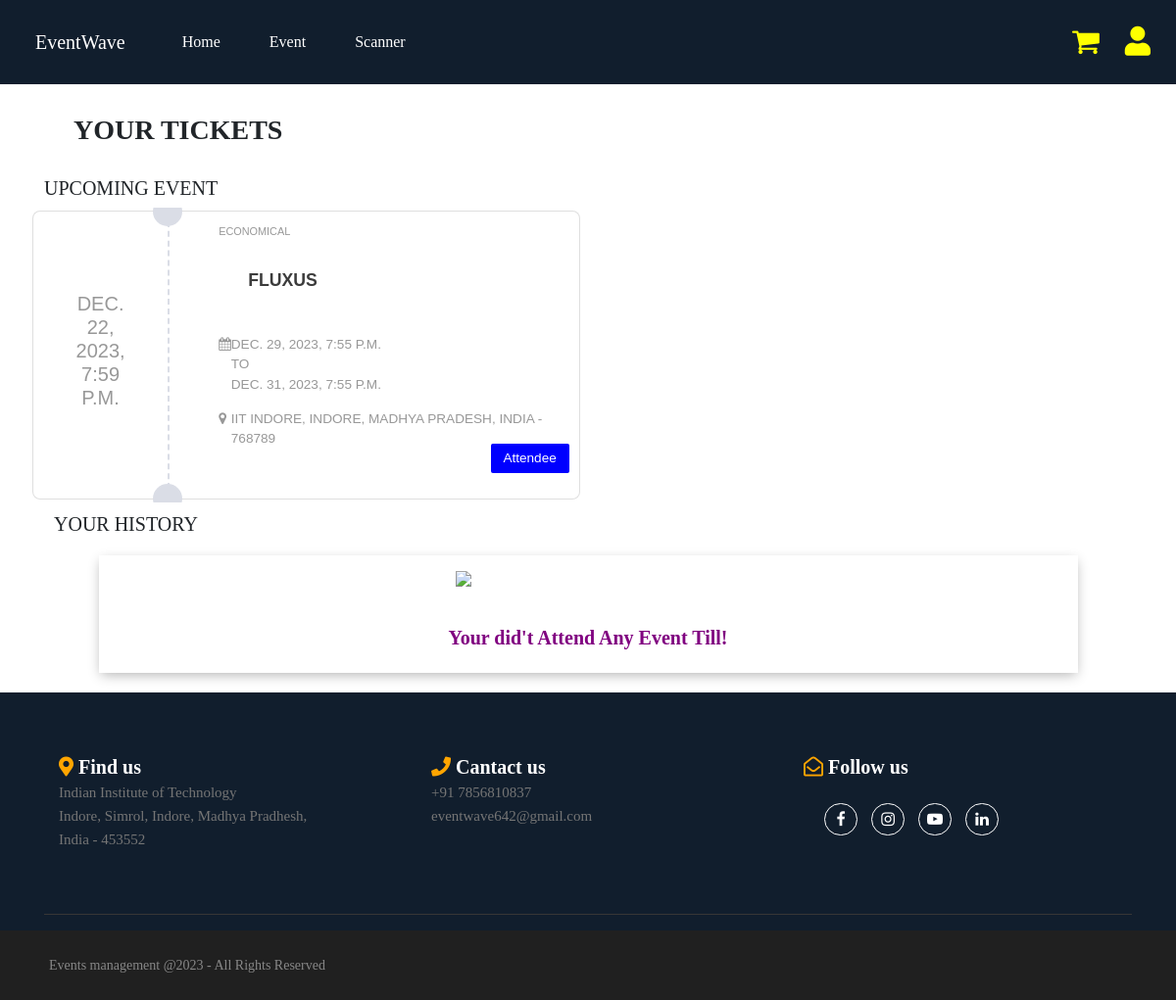
Screenshot of /user/yourticket/ (signed in) with the database file from the repository.
### user/models.py (models this page shows)
class Attendee(models.Model):
    user = models.ForeignKey(User, on_delete=models.CASCADE,default=True)
    event = models.ForeignKey(Eventdetails, on_delete=models.CASCADE,default=True)
    cartitem = models.ForeignKey(CartItem, on_delete=models.CASCADE,default=True)
    attendeName = models.CharField( max_length=50)
    attendeEmail = models.EmailField(max_length=30)
    attendeGender = models.CharField(max_length=10)
    attendeAddress = models.CharField(max_length=50)
    attendeContact = models.CharField(max_length=50)
    attendeCountry = models.CharField(max_length=20)
    attendeState = models.CharField(max_length=20)
    attendeZIP = models.CharField(max_length=20)
    timeStamp=models.DateTimeField(blank=True,null=True,default=datetime.datetime.now())
    paymentStatus = models.BooleanField(default=False)
    secreateCode = models.CharField(max_length=200,default=True)
    attendenceStatus = models.BooleanField(default=False)

class CartItem(models.Model):
    user = models.ForeignKey(User, on_delete=models.CASCADE,default=True)
    event = models.ForeignKey(Eventdetails, on_delete=models.CASCADE)
    ticket_type = models.ForeignKey(Ticket, on_delete=models.CASCADE)
    quantity = models.PositiveIntegerField(default=0)
    paymentStatus  =  models.BooleanField(default=False)

### organizer/models.py (models this page shows, shortened)
class Ticket(models.Model):
    event = models.ForeignKey(Eventdetails, on_delete=models.CASCADE)
    ticketname = models.CharField(max_length=50)
    ticketprice = models.DecimalField(max_digits=8, decimal_places=2)
    ticketCount = models.PositiveIntegerField()
    bookedTicket = models.PositiveIntegerField(default=0)

class Eventdetails(models.Model):
    eventOrganizer = models.ForeignKey(Organizer,on_delete=models.CASCADE,default=True)
    eventName = models.CharField(max_length=100)
    eventDisplay = models.CharField(max_length=100)
    eventStartDate = models.DateTimeField()
    eventEndDate = models.DateTimeField()
    eventAddress = models.CharField( max_length=50)
    eventCity = models.CharField( max_length=50)
    eventState = models.CharField( max_length=50)
    eventCountry = models.CharField( max_length=50)
    eventZip = models.IntegerField()
    eventDescription = models.CharField(max_length=3000)
    eventImage = models.ImageField(upload_to='images/')
    galleryImage1=models.ImageField(upload_to='images/',default='images/1.jpg')
    galleryImage2=models.ImageField(upload_to='images/',default='images/1.jpg')
    galleryImage3=models.ImageField(upload_to='images/',default='images/1.jpg')
    eventsecreteCode = models.CharField(max_length=200,default=True)

### user/views.py (the view)
# urls.py: path('yourticket/',views.yourTicket,name = 'yourticket' ),
def yourTicket(request):
    current_datetime = timezone.now()
    upcoming_events = Eventdetails.objects.filter(eventEndDate__gte=current_datetime)
    past_events = Eventdetails.objects.filter(eventEndDate__lt=current_datetime)
    user = request.user
    attenddees1 = Attendee.objects.filter(event__in=upcoming_events,paymentStatus=True,user =user)
    attenddees2 = Attendee.objects.filter(event__in=past_events,paymentStatus=True,user =user)
    return render(request,'tickets.html',{'attenddees1':attenddees1,'attenddees2':attenddees2})

### templates/tickets.html (shortened to what this page needs)
{% extends 'base.html' %}
{% block body %}
<section class="container">
    <h3>YOUR TICKETS</h3>
    <h5>UPCOMING EVENT</h5>
    {% if attenddees1|length < 1 %}
    <div class="dont-have-ticket">
       <img class="my-3" src="https://encrypted-tbn0.gstatic.com/images?q=tbn:ANd9GcSVxPbTRlzBdKKKFyUniE5sGwjYhWBRQ4XKgA&usqp=CAU"width="270px">
       <h5 class="my-4 mx-4" style="font-weight:bold;color:purple">You Don't have any event to Attend!</h5>
    </div>
    {% else %}
     <div class="row">
       {% for person in attenddees1%}
        <article class="card fl-left">
          <section class="date">
            <time datetime="23th feb">
              <h5>{{person.timeStamp}}</h5>
            </time>
          </section>
          <section class="card-cont">
            <small>{{person.cartitem.ticket_type.ticketname}}</small>
            <h3>{{person.event.eventName}}</h3>
            <div class="even-date">
             <i class="fa fa-calendar"></i>
             <time>
               <span>{{person.event.eventStartDate}}</span>
               <span>to</span>
               <span>{{person.event.eventEndDate}}</span>
             </time>
            </div>
            <div class="even-date">
              <i class="fa fa-map-marker"></i>
              <span>
                {{person.event.eventAddress}}, {{person.event.eventCity}}, {{person.event.eventState}}, {{person.event.eventCountry}} - {{person.event.eventZip}}
              </span>
            </div>
            <button type="button"  data-toggle="modal" data-target="#exampleModalCenter{{forloop.counter}}"><p>Attendee</P></button>
          </section>
        </article>
      {% endfor %}
    </div>
  {% endif%}
    <h5 style="margin:10px;">YOUR HISTORY</h5>
    {% if attenddees2|length < 1 %}
    <div class="dont-have-ticket">
       <img class="my-3" src="https://encrypted-tbn0.gstatic.com/images?q=tbn:ANd9GcSKJMwL3r7GlwKKFq9JHgtEXAbOY5NwPIJ_GQ&usqp=CAU"width="270px">
       <h5 class="my-4 mx-3" style="font-weight:bold;color:purple">Your did't Attend Any Event Till!</h5>
    </div>
    {% endif %}
    </section>
 {% endblock %}

### rows the page displays
Attendee: timeStamp "DEC. 22, 2023, 7:59 P.M.", cartitem.ticket_type.ticketname "ECONOMICAL", event.eventName "FLUXUS", event.eventStartDate "DEC. 29, 2023, 7:55 P.M.", event.eventEndDate "DEC. 31, 2023, 7:55 P.M.", event.eventAddress "IIT INDORE", event.eventCity "INDORE", event.eventState "MADHYA PRADESH", event.eventCountry "INDIA", event.eventZip "768789"
